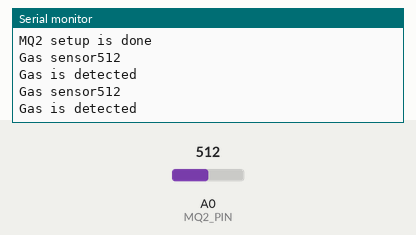
The sketch below on a simulated Arduino Uno, built with avr-gcc and run on an emulated ATmega328P. Shown: the last lines printed to the serial monitor. Inputs (shaded band) come from the test bench; at power-on: A0 (MQ2_PIN) = 512.

Above: at 2.8 s.
2.9 s: A0 (MQ2_PIN) set to 716
At 4.9 s:
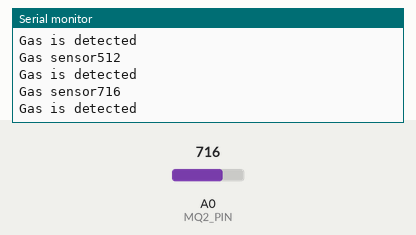
5.6 s: A0 (MQ2_PIN) set to 900
At 6.4 s:
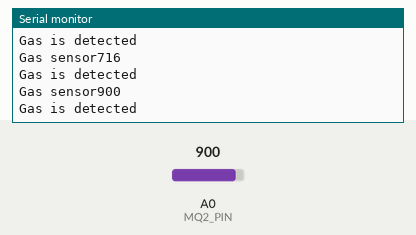
Timing chart, 0 to 8.6 s (numbered marks = the images above; inputs shaded):
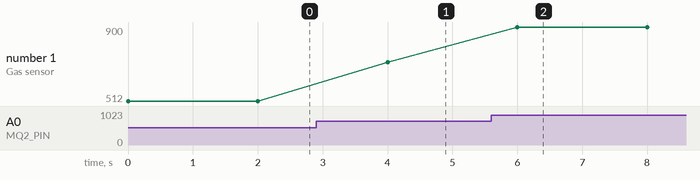

The sketch:

MQ2.ino
```cpp
#define MQ2_PIN A0

void setup() {
  // put your setup code here, to run once:
  Serial.begin(115200);
  pinMode(MQ2_PIN,INPUT);
  Serial.println("MQ2 setup is done");
}
void loop() {
  // put your main code here, to run repeatedly:
  int sensorvalue= analogRead(MQ2_PIN);
  Serial.print("Gas sensor");
  Serial.println(sensorvalue);

  if(sensorvalue > 20)
  {
    Serial.println("Gas is detected");
  }
  delay(2000);
}
```

Measured:
- after the input at 2.9 s, the serial monitor: prints a new line after 1.1 s (image 1)
- after the input at 5.6 s, the serial monitor: prints a new line after 0.40 s (image 2)
- plotted number 1: 512 → 716 after the input at 2.9 s, 716 → 900 after the input at 5.6 s
